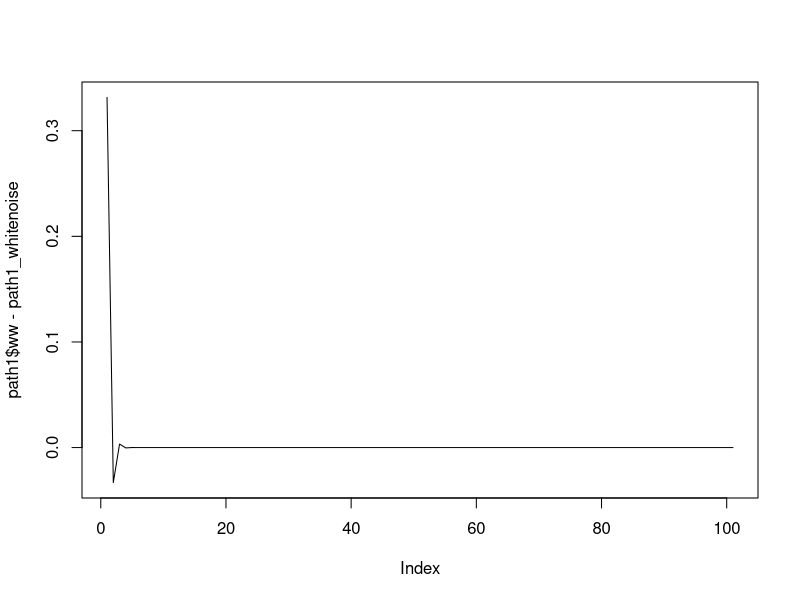
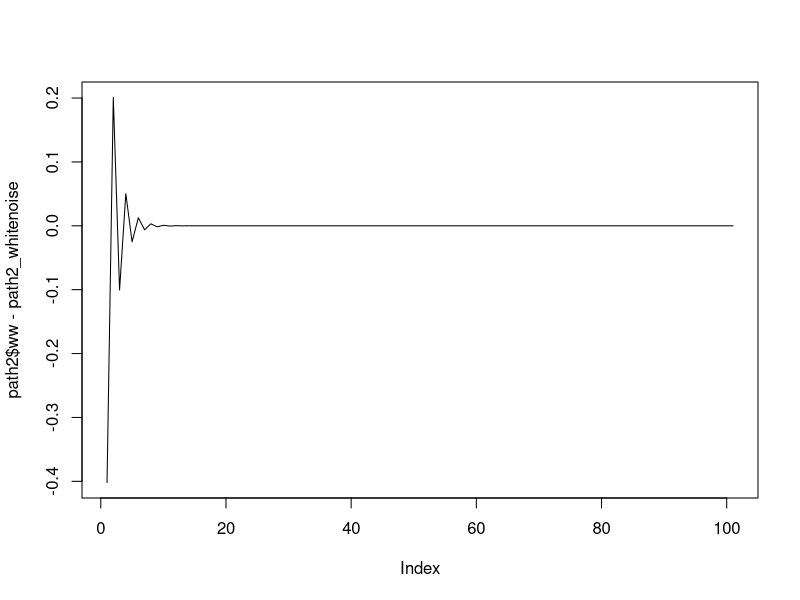
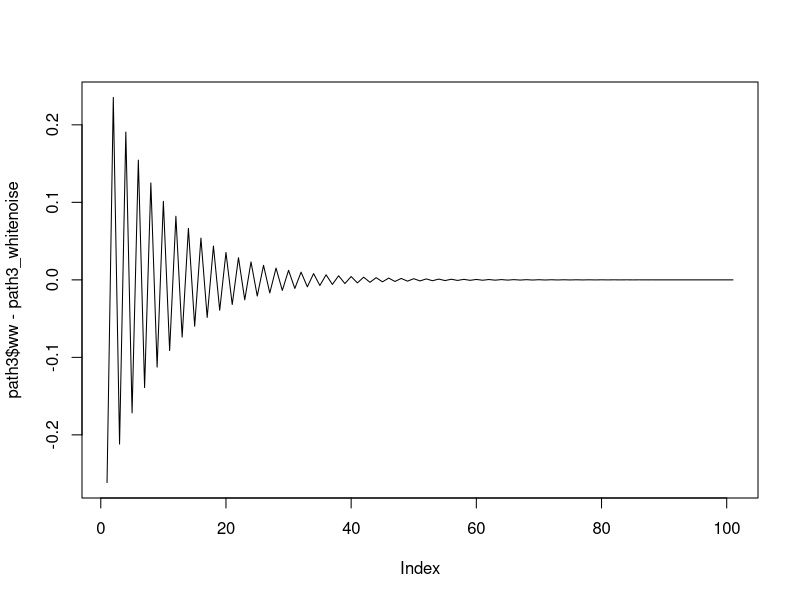

Here is the R script that generated these plots, in order:
### Question 1 ###############################################
# part a #################
ma1_gen <- function(theta, len) {
  # MA(1) path realization. xx[1] is the path value at time 1.
  xx <- rep(0,len)
  
  # Generate white noise. Note that it is offset by 1, 
  # so that ww[1] is the white noise at time 0.
  ww <- rnorm(len+1)
  
  # Generate MA(1) path from white noise
  for(i in 1:len) {
    xx[i] <- ww[i+1] + theta*ww[i]
  }
  
  return(list(xx=xx, ww=ww))
}

innov_alg <- function(xx,theta) {
  len <- length(xx)
  ww_est <- rep(0,len)
  xx_hat <- rep(0,len)
  
  for(i in 1:len) {
    xx_hat[i] <- theta*ww_est[i]
    ww_est[i+1] <- xx[i] - xx_hat[i]
  }
  
  return(ww_est)
}

# part b ###################
path1 <- ma1_gen(0.1, 100)
path1_whitenoise <- innov_alg(path1$xx, 0.1)

plot(path1$ww - path1_whitenoise, type='l')

# part c ################
path2 <- ma1_gen(0.5, 100)
path2_whitenoise <- innov_alg(path2$xx, 0.5)

plot(path2$ww - path2_whitenoise, type='l')

# part d ################
path3 <- ma1_gen(0.9, 100)
path3_whitenoise <- innov_alg(path3$xx, 0.9)

plot(path3$ww - path3_whitenoise, type='l')

### Question 2 ##############################
# part a #################
ar1_negloglik <- function(params, data) {
  phi <- params[1]
  sigma2w <- params[2]
  
  n <- length(data)
  x_sum <- 0
  
  for(i in 2:n) {
    x_sum <- x_sum + (data[i] - phi*data[i-1])^2
  }
  
  negloglik <- log(sqrt(1-phi)) * log((2*pi*sigma2w)^(-n/2)) * ((-1/(2*sigma2w))*(((1-phi^2)*data[1]^2)+x_sum))
  negloglik <- negloglik * (-1)
  
  return(negloglik)
}

# part b ################
yy <- arima.sim(model=list(ar=0.5), n=100)

# part c ################
optim(par=c(.5,.5), fn=ar1_negloglik, method="CG", data=yy)

# part d ############
arima(yy, order=c(1,0,0), include.mean=FALSE)
